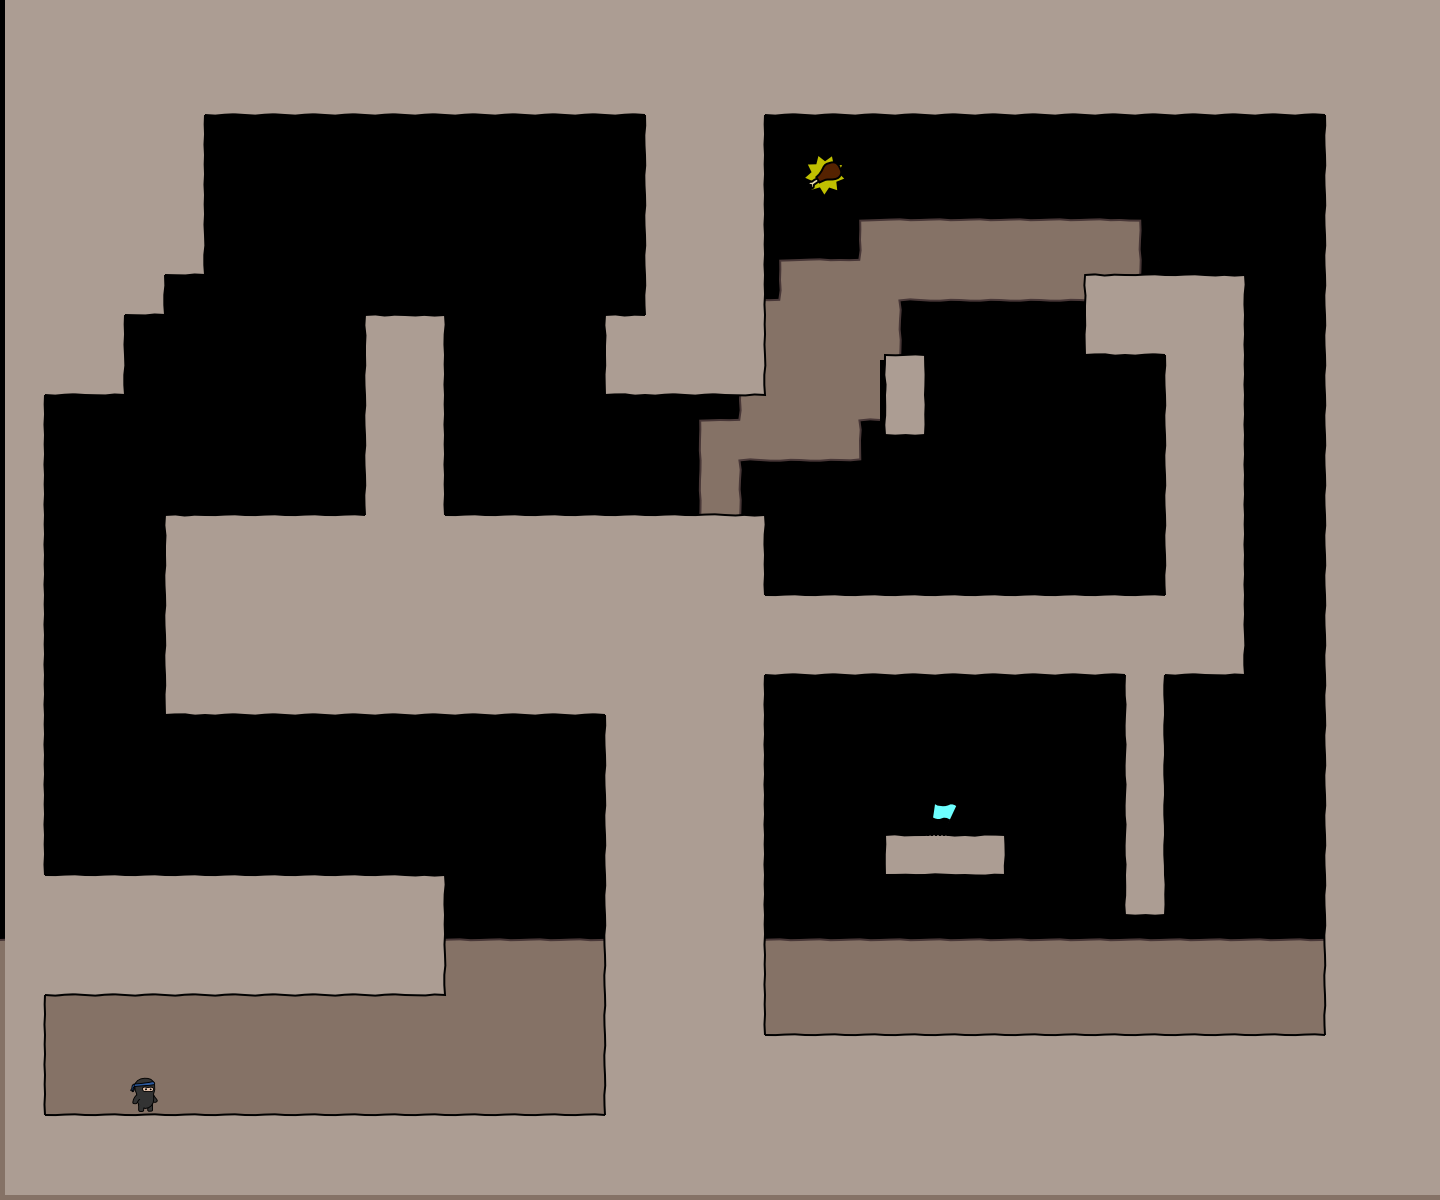

Rendered tile map (Tiled .tmx) drawn with the repository's tilesets; below, a short description and the map source with its tile grids summarised:
An orthogonal 36x30 tile map with 40x40 px tiles, 4 tile layers (bg, walls, objects, fg), 3 tilesets.

<map version="1.0" orientation="orthogonal" width="36" height="30" tilewidth="40" tileheight="40">
 <tileset firstgid="1" name="world1" tilewidth="50" tileheight="50">
  <image source="world1.png" width="400" height="400" />
 </tileset>
 <tileset firstgid="65" name="objectpalette" tilewidth="50" tileheight="50">
  <image source="objectpalette.png" width="400" height="500" />
 </tileset>
 <tileset firstgid="145" name="background" tilewidth="40" tileheight="40">
  <image source="background1.png" width="320" height="600" />
 </tileset>
 <layer name="bg" width="36" height="30">
  <data>[1080 cells, 304 non-empty, 10 distinct tile ids]</data>
 </layer>
 <layer name="walls" width="36" height="30">
  <data>[1080 cells, 564 non-empty, 15 distinct tile ids]</data>
 </layer>
 <layer name="objects" width="36" height="30">
  <data>[1080 cells, 3 non-empty, 3 distinct tile ids]</data>
 </layer>
 <layer name="fg" width="36" height="30">
  <data>[1080 cells, 0 non-empty, 0 distinct tile ids]</data>
 </layer>
</map>
